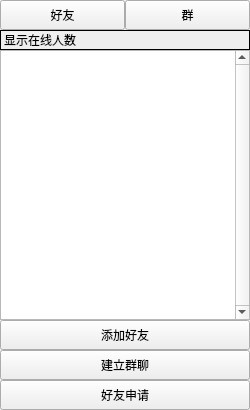
<?xml version="1.0" encoding="UTF-8"?>
<ui version="4.0">
 <class>friendChat</class>
 <widget class="QWidget" name="friendChat">
  <property name="geometry">
   <rect>
    <x>0</x>
    <y>0</y>
    <width>250</width>
    <height>410</height>
   </rect>
  </property>
  <property name="windowTitle">
   <string>Form</string>
  </property>
  <widget class="QPushButton" name="friendBtn">
   <property name="geometry">
    <rect>
     <x>0</x>
     <y>0</y>
     <width>125</width>
     <height>30</height>
    </rect>
   </property>
   <property name="text">
    <string>好友</string>
   </property>
  </widget>
  <widget class="QPushButton" name="groupBtn">
   <property name="geometry">
    <rect>
     <x>125</x>
     <y>0</y>
     <width>125</width>
     <height>30</height>
    </rect>
   </property>
   <property name="text">
    <string>群</string>
   </property>
  </widget>
  <widget class="QLabel" name="numShowBtn">
   <property name="geometry">
    <rect>
     <x>0</x>
     <y>30</y>
     <width>250</width>
     <height>20</height>
    </rect>
   </property>
   <property name="frameShape">
    <enum>QFrame::Box</enum>
   </property>
   <property name="text">
    <string>显示在线人数</string>
   </property>
  </widget>
  <widget class="QPushButton" name="addFriendBtn">
   <property name="geometry">
    <rect>
     <x>0</x>
     <y>320</y>
     <width>250</width>
     <height>30</height>
    </rect>
   </property>
   <property name="text">
    <string>添加好友</string>
   </property>
  </widget>
  <widget class="QPushButton" name="creatGroupBtn">
   <property name="geometry">
    <rect>
     <x>0</x>
     <y>350</y>
     <width>250</width>
     <height>30</height>
    </rect>
   </property>
   <property name="text">
    <string>建立群聊</string>
   </property>
  </widget>
  <widget class="QPushButton" name="applyBtn">
   <property name="geometry">
    <rect>
     <x>0</x>
     <y>380</y>
     <width>250</width>
     <height>30</height>
    </rect>
   </property>
   <property name="text">
    <string>好友申请</string>
   </property>
  </widget>
  <widget class="QListWidget" name="listWidget">
   <property name="geometry">
    <rect>
     <x>0</x>
     <y>50</y>
     <width>250</width>
     <height>270</height>
    </rect>
   </property>
   <property name="minimumSize">
    <size>
     <width>250</width>
     <height>270</height>
    </size>
   </property>
   <property name="maximumSize">
    <size>
     <width>250</width>
     <height>270</height>
    </size>
   </property>
   <property name="verticalScrollBarPolicy">
    <enum>Qt::ScrollBarAlwaysOn</enum>
   </property>
   <property name="horizontalScrollBarPolicy">
    <enum>Qt::ScrollBarAlwaysOff</enum>
   </property>
   <property name="sizeAdjustPolicy">
    <enum>QAbstractScrollArea::AdjustIgnored</enum>
   </property>
   <property name="selectionMode">
    <enum>QAbstractItemView::NoSelection</enum>
   </property>
   <property name="selectionBehavior">
    <enum>QAbstractItemView::SelectItems</enum>
   </property>
   <property name="spacing">
    <number>1</number>
   </property>
   <property name="sortingEnabled">
    <bool>false</bool>
   </property>
  </widget>
 </widget>
 <resources/>
 <connections/>
</ui>
